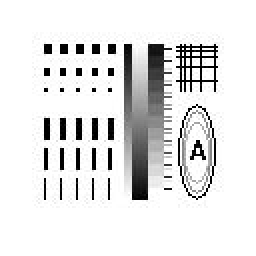
%> input picture TV/Images/shape.jpg, 128 x 128 px (shown 2 times larger)
$ octave demoTVL2.m   (GNU Octave 9; MATLAB toolbox functions it lacks are replaced by stand-ins)
%> lines starting %> are read from the running program, lines starting %| are printed output that depends on the picture
### TV/snr.m
function x = snr(sig, ref)
% x = snr(sig, ref)
% snr -- Compute Signal-to-Noise Ratio for images
%
% Usage:
%       x = snr(sig, ref)  -- 1st time or
%       x = snr(sig)       -- afterwards
%
% Input:
%       sig         Modified image
%       ref         Reference image
%
% Output:
%       x           SNR value

persistent ref_save;

if nargin == 2; ref_save = ref;
end
%mse = sum((ref_save(:)-sig(:)));
%dv = sum((ref_save(:)));
mse = sum((ref_save(:)-sig(:)).^2); % mse = mean((ref_save(:)-sig(:)).^2);
dv = sum((ref_save(:)).^2);           % dv = var(ref_save(:),1);
x = 10*log10(dv/mse);

### TV/demoTVL2.m
%
% Demo TV/L2 solve
%
% Suppose the data accuquisition model is given by: d = K*Wbar ,
% where Wbar is an original image, K is a convolution matrix
% and d is a blurry and noisy observation. To recover
% Wbar from d and K, we solve TV/L2 (ROF) model
%
% ***     min_W \sum_i | |Di*W||_{1} + delta/2*||K*W - d||^2      ***
%

clear; close all;
% path(path,genpath(pwd));
addpath('./Images')
rng(2016);

%% generate data -- see nested function below
Ima = {'cameraman.tif','barbara.png','lena.png','chart.tiff','circles.tif', ...
            'housergb.png','shape.jpg','TwoCircles.tif'};
index = 7;
I = double(imread(Ima{index}))/255;
%> I: size 128x128 double; min 0, max 1, mean 0.893

[m,n] = size(I);
%> m = 128; n = 128
% H = fspecial('disk',7);
H = fspecial('average',10);  % 此时Ima{6}效果不好，12对应效果好 % 10
% H = fspecial('average',15); %创建一个15×15的均值滤波器

gamma = 2.e-3;
Bn = imfilter(I,H,'circular','conv') + gamma*randn(m,n);
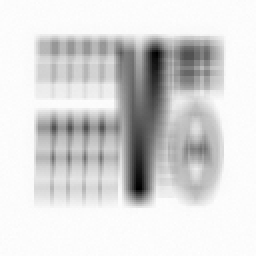
%> Bn: size 128x128 double (shown 2 times larger); min 0.244, max 1.01, mean 0.893; drawn with min black and max white
delta = 5.e3; %正则参数大于0

snrBn = snr(Bn,I);  % The initial value of SNR
%> in snr, `mse = sum((ref_save(:)-sig(:)).^2);`: mse = 777.7
%> in snr, `dv = sum((ref_save(:)).^2);`: dv = 14240.4
%> in snr, `x = 10*log10(dv/mse);`: x = 12.63
%> snrBn = 12.63
fprintf(' ********** Comparison starts **********\n');

%% Run SCPRSM
 fprintf(' ********** run SCPRSM ***************\n');
 t1 = cputime;
 out1 = SCPRSM(H,Bn,delta);
%> out1 = {itr 14}
 t1 = cputime - t1;

%% Run GrpADMM
fprintf(' ********** run GrpADMM ***************\n');
t2 = cputime;
out2 = GrpADMM(H,Bn,delta);
%> out2 = {itr 23}
t2 = cputime - t2;

%% Run IPPRSM_cc
fprintf(' ********** run IPPRSM_cc ***************\n');
t3 = cputime;
out3 = IPPRSM_cc(H,Bn,delta);
%> out3 = {itr 17}
t3 = cputime - t3;

% output results
fid=fopen('mytext.txt','w');
fprintf(fid,'%s & %.2f & %d/%.2f/%.2f & %d/%.2f/%.2f & %d/%.2f/%.2f\\\\\n', ...
   Ima{index},snrBn,out1.itr,t1,snr(out1.sol),out2.itr,t2,snr(out2.sol),out3.itr,t3,snr(out3.sol));
% mean(progress_r)
fclose(fid);
fprintf('SCPRSM SNR(Bn) %4.2fdB, SNR(Recovered) %4.2fdB,',snrBn,snr(out1.sol));
fprintf(' CPU %4.2fs, Iteration %d\n\n',t1,out1.itr);
%| SCPRSM SNR(Bn) 12.63dB, SNR(Recovered) 21.40dB, CPU 0.10s, Iteration 14

fprintf('GrpADMM SNR(Bn) %4.2fdB, SNR(Recovered) %4.2fdB,',snrBn,snr(out2.sol));
fprintf(' CPU %4.2fs, Iteration %d\n\n',t2,out2.itr);
%| GrpADMM SNR(Bn) 12.63dB, SNR(Recovered) 21.39dB, CPU 0.06s, Iteration 23

fprintf('IPPRSM_cc SNR(Bn) %4.2fdB, SNR(Recovered) %4.2fdB,',snrBn,snr(out3.sol));
fprintf(' CPU %4.2fs, Iteration %d\n\n',t3,out3.itr);
%| IPPRSM_cc SNR(Bn) 12.63dB, SNR(Recovered) 21.52dB, CPU 0.04s, Iteration 17

%% plot result
figure(1);
imshow(I,[]);
title('Original image');

figure(2);
imshow(Bn,[]);
title('Degraded image');

figure(3);
imshow(out1.sol,[]);
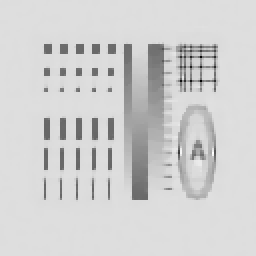
%> displayed picture: size 128x128, on the screen's scale of 0 to 255 (shown 2 times larger); min 0, max 255, mean 208.9
title('SCPRSM');

figure(4);
imshow(out2.sol,[]);
title('GrpADMM');

figure(5);
imshow(out3.sol,[]);
title('IPPRSM-cc ');

% [33 lines of commented-out code are left out]
